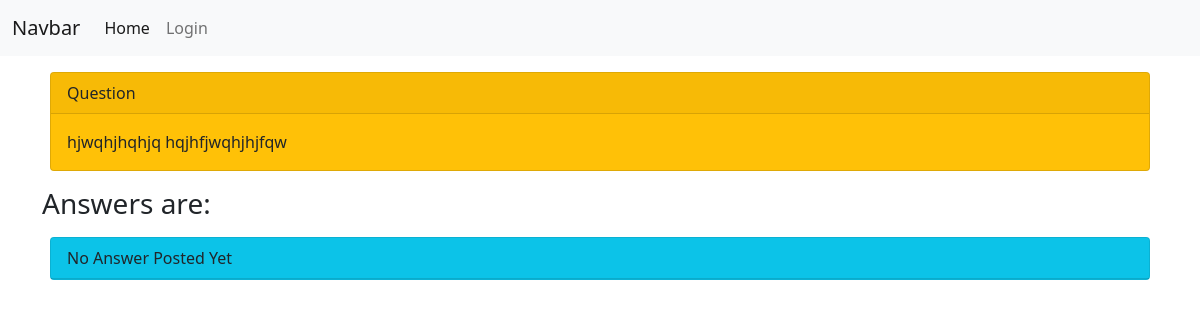
The page /answerview/4/ on the database as committed earlier.
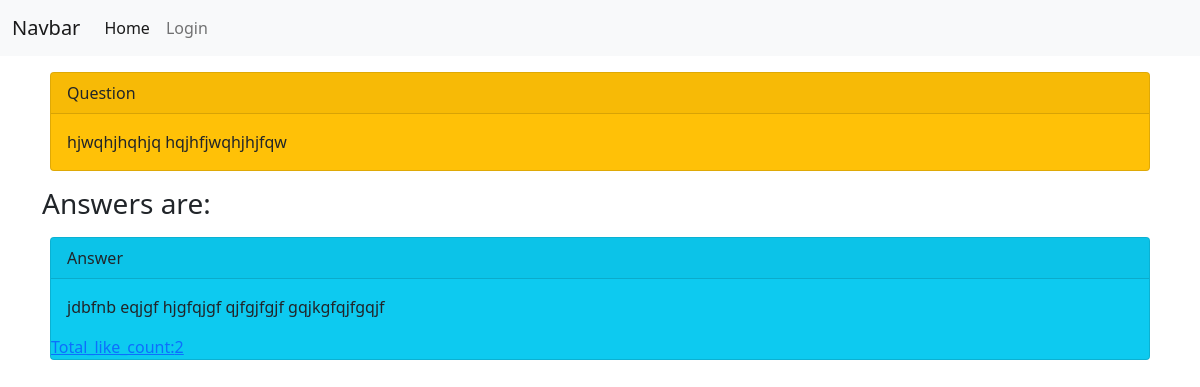
The same page on the database as committed later.
### app/models.py (models this page shows)
class Answer(models.Model):
    answer=models.TextField()
    question=models.ForeignKey(Question,on_delete=models.CASCADE)
    user=models.ForeignKey(User,on_delete=models.CASCADE)
    created_at=models.DateTimeField(auto_now_add=True)
    class Meta:
        db_table='answer'

### app/views.py (the view)
# urls.py: path('answerview/<int:pk>/',AnswerView.as_view(),name='answerview'),
class AnswerView(View):
    def get(self,request,pk):
        question_list=Question.objects.get(id=pk)
        answer=Answer.objects.filter(question_id=pk).annotate(c=Count('like')).order_by('-created_at')
        context={
           'question':question_list,
           'answer':answer
        }
        return render(request,'app/answerview.html',context)

### app/templates/app/answerview.html (shortened to what this page needs)
{% extends 'app/base.html' %}
{% block content %}
{% if question %}
    <div class="card text-dark bg-warning mb-3 my-3 mx-2" style="max-width: 250rem;">
        <div class="card-header">Question</div>
        <div class="card-body">
        <p class="card-text">{{question.question}}</p>
        </div>
    </div>
    <h3>Answers are:</h3>
    {% if answer %}
        {% for ans in answer %}
        <div class="card text-dark bg-info mb-3 my-3 mx-2" style="max-width: 250rem;">
            <div class="card-header">Answer</div>
            <div class="card-body">
            <p class="card-text">{{ans.answer}}</p>
            </div>
            <form action="{% url 'like' pk=ans.id %}" method="post">
                <div class='row'>
                      <a href="#" >Total_like_count:{{ans.c}}</a>
                </div>
            </form>
        </div>
        {% endfor %}
    {% else %}
    <div class="card text-dark bg-info mb-3 my-3 mx-2" style="max-width: 250rem;">
        <div class="card-header">No Answer Posted Yet</div>
    </div>
    {% endif %}
{% endif %}
{% endblock %}

Rows that differ between the two databases and show on the page:
added Answer: answer "jdbfnb eqjgf hjgfqjgf qjfgjfgjf gqjkgfqjfgqjf", c "2"
Other text that changed with them:
text no longer shown: "No Answer Posted Yet"
